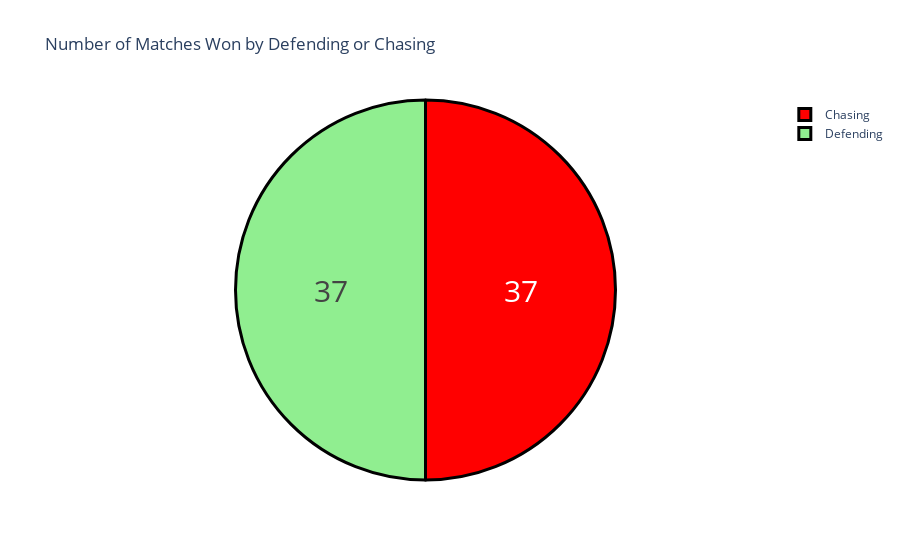

The notebook cell saved with this chart:
### Markdown cell above
**Number Matches Won by  Defending or Chasing Teams**

### Code cell
data['won_by']= data['won_by'].map({'Wickets': 'Chasing',
                                  'Runs': 'Defending'})
won_by= data['won_by'].value_counts()
labels= won_by.index
counts= won_by.values

colors = ['red','lightgreen']

fig= go.Figure(data= [go.Pie(labels= labels, values= counts)])
fig.update_layout(title_text = "Number of Matches Won by Defending or Chasing ")
fig.update_traces(hoverinfo = 'label+percent', textinfo = 'value', textfont_size = 30,
                 marker = dict(colors= colors, line= dict(color = 'black', width = 3)))
fig.show()

### Figure 1 — Plotly figure (JSON) as saved in the notebook; plotly's stock layout.template omitted (floating-point values rounded to 4 significant figures)
{"data": [{"hoverinfo": "label+percent", "labels": ["Chasing", "Defending"], "marker": {"colors": ["red", "lightgreen"], "line": {"color": "black", "width": 3}}, "textfont": {"size": 30}, "textinfo": "value", "type": "pie", "values": [37, 37]}], "layout": {"autosize": true, "title": {"text": "Number of Matches Won by Defending or Chasing "}}}
